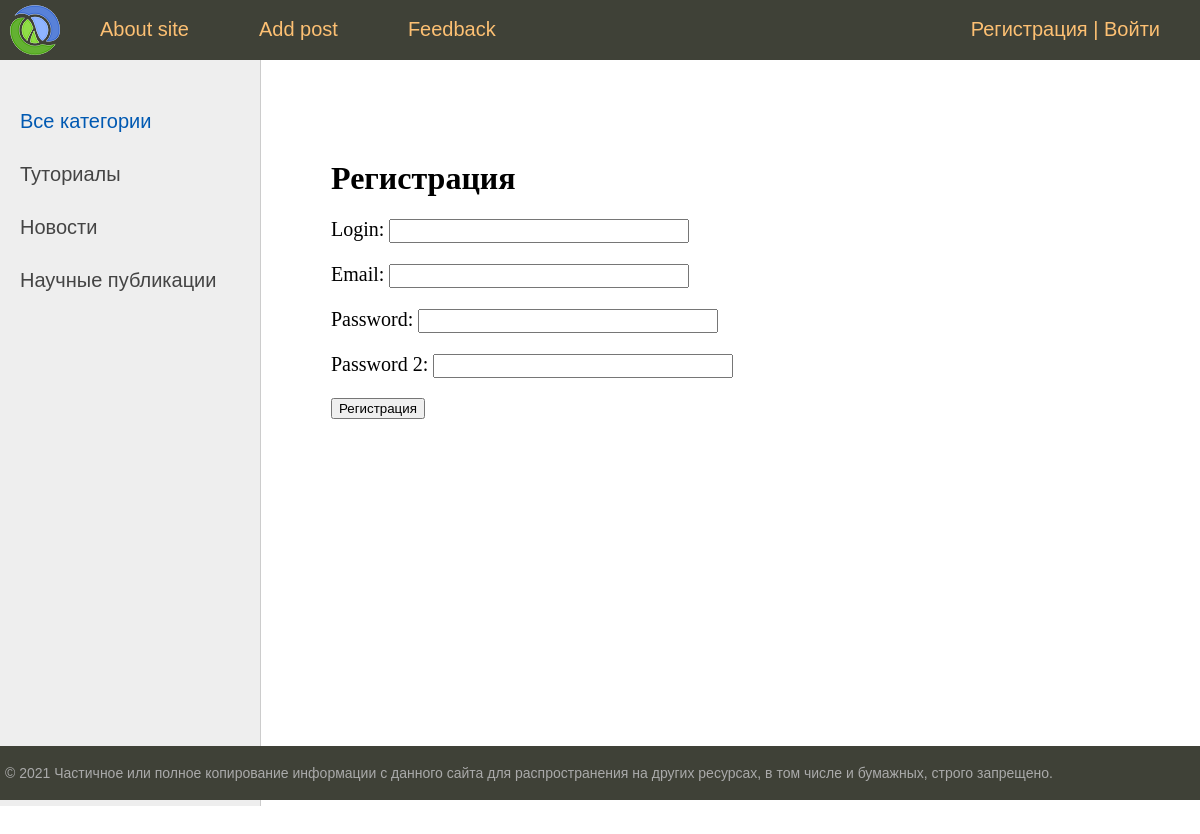
Page /s/register/ on the committed database.
### secondapp/models.py (models this page shows, shortened)
class Category(models.Model):
    name = models.CharField(max_length=250)
    slug = models.SlugField(verbose_name='URL', unique=True, db_index=True)
    def get_absolute_url(self):
        return reverse('category', kwargs={'cat_slug': self.slug})
    class Meta:
        verbose_name = 'Категория'
        verbose_name_plural = 'Категории'

### secondapp/views.py (the view, shortened to what this page needs)
# urls.py: path('register/', RegisterUser.as_view(), name='register'),
class RegisterUser(DataMixin, CreateView):
    form_class = RegisterUserForm
    template_name = 'secondapp/register.html'
    success_url = reverse_lazy('login')
    def get_context_data(self,*, object_list=None, **kwargs):
        context = super().get_context_data(**kwargs)
        c_def = self.get_user_context(title='Регистрация')
        return dict(list(context.items()) + list(c_def.items()))

### secondapp/forms.py
class RegisterUserForm(UserCreationForm):
    username = forms.CharField(label='Login', widget=forms.TextInput(attrs={'class': 'form-input'}))
    email = forms.CharField(label='Email', widget=forms.EmailInput(attrs={'class': 'form-input'}))
    password1 = forms.CharField(label='Password', widget=forms.PasswordInput(attrs={'class': 'form-input'}))
    password2 = forms.CharField(label='Password 2', widget=forms.PasswordInput(attrs={'class': 'form-input'}))
    class Meta:
        model = User
        fields = ('username','email','password1','password2')

### secondapp/utils.py (called while the page is built)
        def get_user_context(self,**kwargs):
                context = kwargs
                cats = Category.objects.all()
                context['menu'] = menu
                context['cats'] = cats
                if 'cat_selected' not in context:
                        context['cat_selected']=0
                return context

### secondapp/templates/secondapp/register.html (shortened to what this page needs)
{% extends 'secondapp/base.html' %}
{% block content %}
<h1>{{title}}</h1>
<form method="post">
    {{form.as_p}}
    <button type="submit">Регистрация</button>
</form>
{% endblock %}

### secondapp/templates/secondapp/base.html (shortened to what this page needs)
{% load static %}
{% load secondapp_tags %}
<html>
<head>
	<link type="text/css" href="{% static 'secondapp/css/styles.css' %}" rel="stylesheet" />
</head>
<body>
<table class="table-page" border=0 cellpadding="0" cellspacing="0">
<tr><td valign=top>
{% block mainmenu %}
		<div class="header">
			<ul id="mainmenu" class="mainmenu">
			<li class="logo"><a href="{% url 'home'%}"><div class="logo"></div></a></li>
{% for m in menu %}
			<li><a href="{% url m.url_name %}">{{m.title}}</a></li>
{% endfor %}
				{%if request.user.is_authenticated%}
				<li class="last">{{user.username}}|<a href="{% url 'logout' %}">Log out</a></li>
				{%else%}
				<li class="last"><a href="{% url 'register' %}">Регистрация</a> | <a href="{% url 'login' %}">Войти</a></li>
				{%endif%}
			</ul>
		</div>
{% endblock mainmenu %}
<table class="table-content" border=0 cellpadding="0" cellspacing="0">
<tr>
	<td valign="top" class="left-chapters">
	<ul id="leftchapters">
{% if cat_selected == 0 %}
		<li class="selected">Все категории</li>
{% else %}
		<li><a href="{% url 'home' %}">Все категории</a></li>
{% endif %}
{%for c in cats%}
		{% if c.pk == cat_selected %}
		<li class="selected">{{c.name}}</li>
	{% else %}
		<li><a href="{{ c.get_absolute_url }}">{{c.name}}</a></li>
	{% endif %}
{%endfor%}
	</ul>
</td>
<td valign="top" class="content">
	<div class="content-text">
{% block content %}
{% endblock %}
	</div>
</td></tr></table>
</td></tr>
<tr><td valign=top>
	<div id="footer">
		<p>&copy; 2021 Частичное или полное копирование информации с данного сайта для распространения на других ресурсах, в том числе и бумажных, строго запрещено.</p>
	</div>
</td></tr></table>
</body>
</html>

### secondapp/static/secondapp/css/styles.css (style rules this page uses)
html, body { font-family: 'Arial'; margin: 0; padding: 0; height: 100%; width: 100%; color: #444; }
a { color: #0059b2; text-decoration: none; }
.table-page { width: 100%; height: 100%; vertical-align: top; }
.table-page tr { height: 100%; }
.header { background: #3F4137; height: 60px; }
.logo { background: url('../images/logo.png') no-repeat 10px 5px; width: 70px; height: 60px; }
ul.mainmenu { list-style: none; margin: 0; padding: 0; height: 60px; color: #fdc073; font-size: 20px; overflow: hidden; }
ul.mainmenu li { float: left; margin: 18px 40px 0 30px; }
ul.mainmenu li.logo { margin: 0; }
ul.mainmenu li.last { float: right; }
ul.mainmenu li a { color: #fdc073; text-decoration: none; }
.table-content { width: 100%; min-height: 100%; height: 100%; }
.left-chapters { margin: 0; background: #eee; border-right: 1px solid #ccc; min-height: 100%; }
.left-chapters ul { width: 230px; min-height: 100%; margin: 0; padding: 20px 10px 10px 20px; list-style: none; font-size: 20px; }
.left-chapters ul li { margin: 30px 0 0 0; color: #999; }
.left-chapters ul li.selected { color: #0059b2; }
.left-chapters ul li a { color: #444; text-decoration: none; }
.content { padding: 40px 20px 20px 40px; width: 100%; box-sizing: border-box; }
.content-text { margin: 60px 0 0 30px; color: #000; font-size: 20px; font-family: Yandex Sans Display Light; }
.content-text h1 { font-size: 32px; }
#footer { box-sizing: border-box; background: #3F4137; padding: 5px; color: #aaa; font-size: 14px; font-family: Verdana, Geneva, Arial, Helvetica; text-align: left; overflow: hidden; }
.form-input { width: 300px; font-size: 16px; }

### rows in the picture
Category: name "Туториалы"
Category: name "Новости"
Category: name "Научные публикации"

### other values in the picture
{{ m.title }} "About site" "Add post" "Feedback"
{{ title }} "Регистрация"
